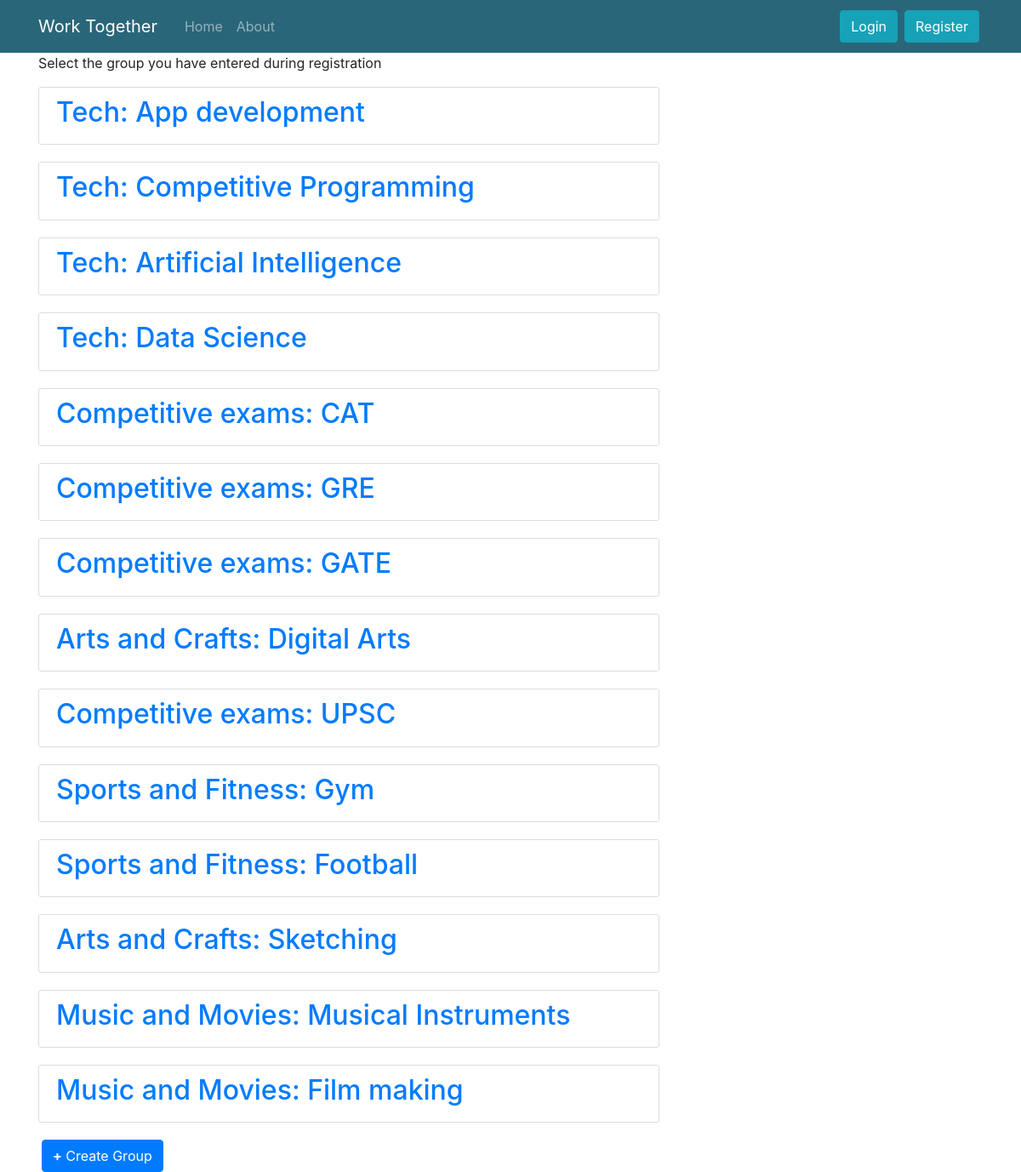
/home/, run on the app's committed database.
### users/models.py (models this page shows, shortened)
class Groupf(models.Model):
    group_name = models.CharField(max_length = 100,choices = GROUPS)
    users = models.ManyToManyField(Profile)

### users/views.py (the view)
# urls.py: path('home/',views.Homeacc, name = 'user-home'),
def Homeacc(request):
    groups = Groupf.objects.all()
    return render(request, 'users/acchome.html', {'groups':groups})

### users/templates/users/acchome.html
{% extends "users/base2.html" %}
{% block content %}
  <p>Select the group you have entered during registration</p>
  {% for group in groups %}
    <article class="media content-section">
        <h2><a href="{% url 'grouphome' group.group_name %}">{{group.get_group_name_display}}</a></h2>
    </article>
  {% endfor %}
  <a href="{%url 'group-create' %}"><button class='btn btn-primary mx-1 '> <strong>+</strong> Create Group </button></a>
{% endblock content %}

### users/static/users/main.css (style rules this page uses)
body { background: #fafafa; color: #333333; margin-top: 5rem; }
h1, h2, h3, h4, h5, h6 { color: #444444; }
.content-section { background: #ffffff; padding: 10px 20px; border: 1px solid #dddddd; border-radius: 3px; margin-bottom: 20px; }

### data on the page
Groupf: group_name "Tech: App development"
Groupf: group_name "Tech: Competitive Programming"
Groupf: group_name "Tech: Artificial Intelligence"
Groupf: group_name "Tech: Data Science"
Groupf: group_name "Competitive exams: CAT"
Groupf: group_name "Competitive exams: GRE"
Groupf: group_name "Competitive exams: GATE"
Groupf: group_name "Arts and Crafts: Digital Arts"
Groupf: group_name "Competitive exams: UPSC"
Groupf: group_name "Sports and Fitness: Gym"
Groupf: group_name "Sports and Fitness: Football"
Groupf: group_name "Arts and Crafts: Sketching"
Groupf: group_name "Music and Movies: Musical Instruments"
Groupf: group_name "Music and Movies: Film making"
